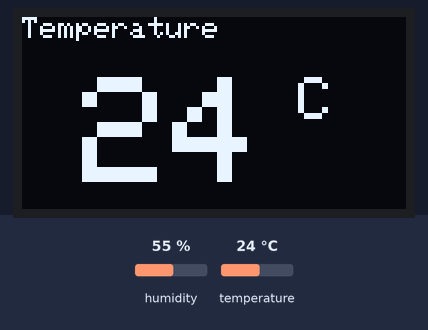
The sketch below on a simulated ESP8266 (NodeMCU). Shown: 128×64 one-colour display. The inputs (shaded band) are chosen by the test bench; at power-on: humidity 55 %, temperature 24 °C. WiFi joins after 1.5 s; servers stay silent unless stated; no MQTT or app messages arrive unless stated; what the sketch prints to the serial monitor is not drawn.

Above: at 2.8 s.
2.9 s: humidity set to 22 %
At 8.7 s:
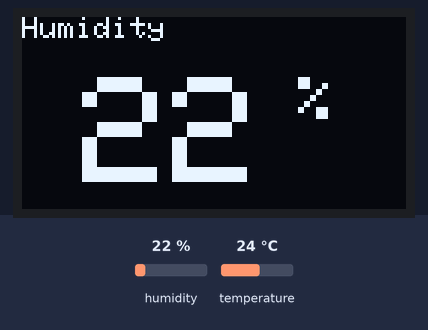
12.3 s: temperature set to 12 °C
At 14.2 s:
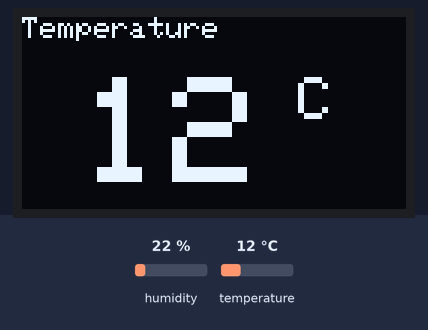
17.4 s: humidity set to 40 %
At 20.6 s:
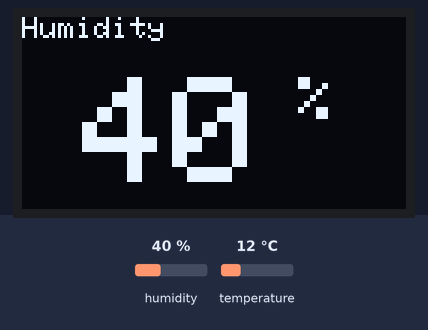
23.5 s: temperature set to 19 °C
At 27.2 s:
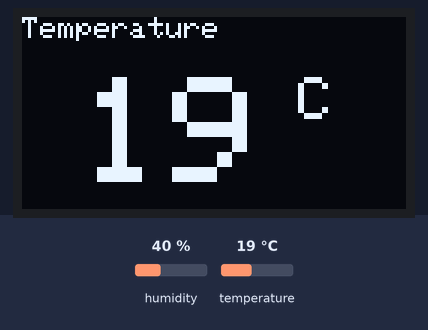
Timing chart, 0 to 28.7 s (numbered marks = the images above; inputs shaded):
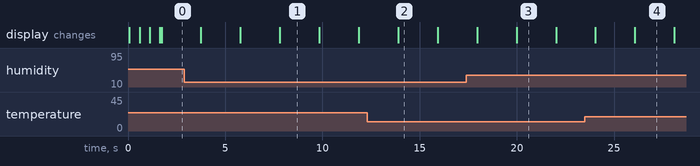

The sketch:

temperature_reader.ino
```cpp
//--WIFI--
#include <ESP8266WiFi.h>
const char* ssid = "";
const char* password = "";
WiFiClient nodeMcuClient;

//--MQTT---
#include <PubSubClient.h>
const char* mqtt_broker = "broker.hivemq.com";
const char* mqtt_clientId = "thermometerIOT";
PubSubClient client(nodeMcuClient);
const char* temperatureTopic = "lab-rpl/temperature";
const char* humidityTopic = "lab-rpl/humidity";


//--DHT--
#include <DHT.h>
#include <Adafruit_Sensor.h>

#define DHTPIN D5
#define DHTTYPE DHT22

DHT dht(DHTPIN,DHTTYPE);
float humidity;
float temperature;

//--DISPLAY--
#include <Wire.h>
#include <Adafruit_GFX.h>
#include <Adafruit_SSD1306.h>
#define SCREEN_WIDTH 128
#define SCREEN_HEIGHT 64
#define OLED_RESET -1
Adafruit_SSD1306 display(SCREEN_WIDTH, SCREEN_HEIGHT, &Wire, OLED_RESET);


//--SETUP--
void setup() {
  Serial.begin(115200);
  dht.begin();
  displayConfig();
  wifiConnect();
  client.setServer(mqtt_broker, 1883);
}

//--LOOP--
void loop() {
    if(!client.connected()){
      mqttReconnect();
    }
    measureTemperatureHumidity();
    publishTemperatureHumidity();
    showTemperatureHumidity();
  }

//--FUNÇÕES AUXILIARES
void wifiConnect(){
  delay(10);
  display.setTextSize(2);
  display.setCursor(0,0);
  display.print("Connecting");
  display.display();

  WiFi.begin(ssid, password);
  while (WiFi.status() != WL_CONNECTED){
    delay(500);
    display.print(".");
    display.display();
  }
}

void mqttReconnect(){
  while(!client.connected()){
    client.connect(mqtt_clientId);
  }
}


void displayConfig(){
  display.begin(SSD1306_SWITCHCAPVCC, 0x3C);
  display.setTextColor(WHITE);
  display.clearDisplay();
}

void publishTemperatureHumidity(){
  client.publish(temperatureTopic, String(temperature).c_str(), true);
  client.publish(humidityTopic, String(humidity).c_str(), true);
}


void measureTemperatureHumidity() {
  humidity = dht.readHumidity();
  temperature = dht.readTemperature(false);
  Serial.print("Humidity: ");
  Serial.println(humidity);
  Serial.print("Temperature: ");
  Serial.println(temperature);
}

void showTemperatureHumidity(){
  showMessageOnDisplay("Temperature", (temperature), " C");
  showMessageOnDisplay("Humidity", (humidity), " %");
}

void showMessageOnDisplay(const char* text1, int measure, const char* text2){
  display.clearDisplay();
  display.setTextSize(1);
  display.setCursor(0,0);
  display.print(text1);
  display.setTextSize(5);
  display.setCursor(20,20);
  display.print(measure);
  display.setTextSize(2);
  display.print(text2);
  display.display();
  delay(2000);
}
```

Measured:
- after the input at 2.9 s, the display: first differs from a run without the input after 4.9 s (image 1)
- after the input at 12.3 s, the display: changes after 1.6 s (image 2)
- after the input at 17.4 s, the display: first differs from a run without the input after 2.6 s (image 3)
- after the input at 23.5 s, the display: first differs from a run without the input after 2.6 s (image 4)
- what the display in image 1 shows lasts 2.0 s, from 7.8 s to 9.8 s
